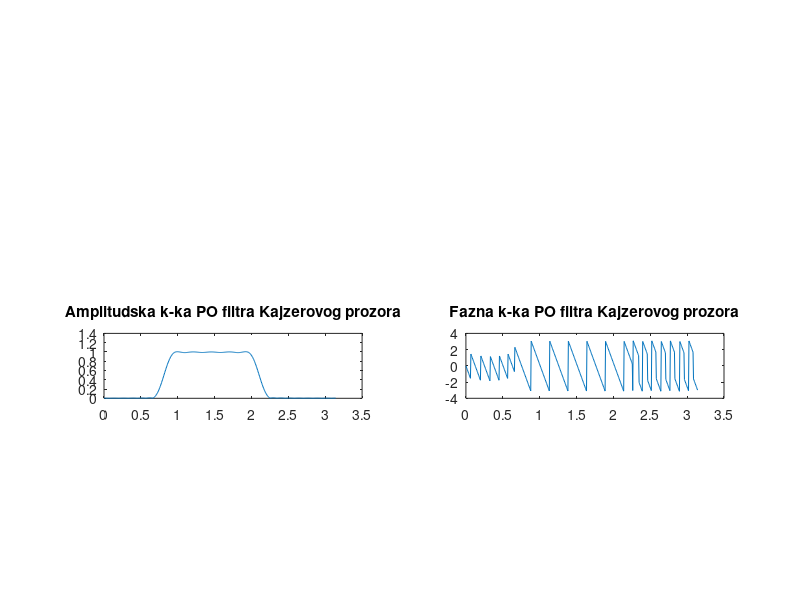

This chart was generated by the following MATLAB code:
wp1 = 3400/11200*pi;
wp2 = 7000/11200*pi;
ws1 = 2400/11200*pi;
ws2 = 8000/11200*pi;
as = 40;
ap = 1;
%korak 1: odredjivanje dw, wc, delta_s i delta_p
dw = min (wp1 - ws1, ws2 - wp2);
wc1 = wp1 - dw / 2;
wc2 = wp2 + dw / 2;
delta_s = 10 ^ (-0.05 * as);
delta_p = (10 ^ (0.05 * ap)-1)/(10 ^ (0.05 * ap)+1);
%korak 2: odredjivanje delta
delta = min (delta_s, delta_p);
if delta ~= delta_s
delta_s = -20*log10(delta);
end
%korak 3: odredjivanje beta
beta = 0;
if (as >= 21 & as <= 50)
beta = 0.5842*(as-21)^0.4+0.07886*(as-21);
end
if as > 50
beta = 0.1102*(as-8.7);
end
%korak 4: odredjivanje M
D = 0.9222;
if as > 21
D = (as-7.95)/14.36;
end
M = ceil (2*pi*D/dw+1);
%ukoliko je M paran dodaj jedan da bi smo dobili neparan broj
%ovo je neophodno da bi projektovani filtar imao celobrojno kasnjenje
if mod(M, 2) == 0
M = M + 1;
end;
%korak 5: generisanje odbiraka kajzerovog prozora duzine M
wk = kaiser (M, beta);
%korak 6: projektovanje FIR filtra
N = M-1; %potrebni red filtra
Wn = [wc1/pi wc2/pi]; %specifikacija nepropusnog opsega
b = fir1 (N, Wn, wk);
%racunanje spektra u 1024 tacke koriscenjem FFT
N_fft = 1024;
B = fft (b, N_fft);
%odredjivanje amplitudske karakteristike
Ba = abs(B(1:N_fft/2));
Bb = angle(B(1:N_fft/2));
%crtanje amplitudskih karakteristika na jednom grafiku
n = 0:N_fft/2-1;
w = n*pi/(N_fft/2-1);
subplot (4, 2, 5); plot (w, Ba); title ('Amplitudska k-ka PO filtra Kajzerovog prozora');
subplot (4, 2, 6); plot (w, Bb); title ('Fazna k-ka PO filtra Kajzerovog prozora');
